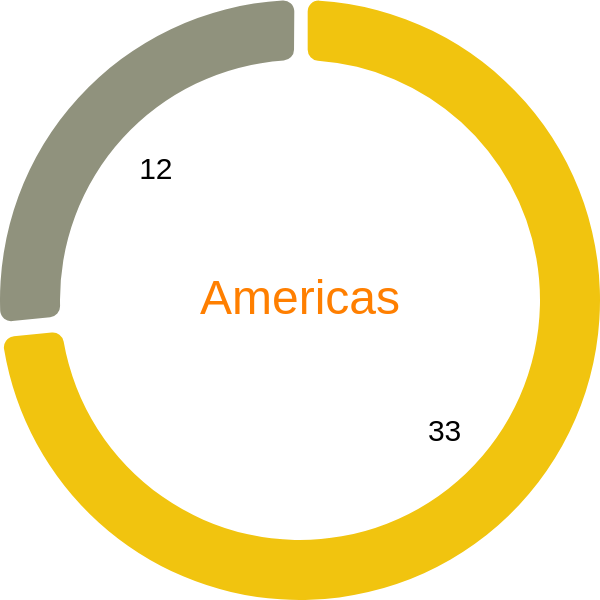

Write the Vega-Lite specification saved for this chart.
### Vega specification from a JSON file in a GitHub repository (floating-point values rounded to 4 significant figures)
{"$schema": "https://vega.github.io/schema/vega/v5.json", "description": "Donut Chart of Development Status in Americas", "width": 300, "height": 300, "autosize": "none", "signals": [{"name": "startAngle", "value": 0}, {"name": "endAngle", "value": 6.29}, {"name": "padAngle", "value": 0.04}, {"name": "innerRadius", "value": 120}, {"name": "cornerRadius", "value": 5.5}, {"name": "sort", "value": false}], "data": [{"name": "table", "values": [{"Region": "Developed", "Total_cases": 33}, {"Region": "Developing", "Total_cases": 12}], "transform": [{"type": "pie", "field": "Total_cases", "startAngle": {"signal": "startAngle"}, "endAngle": {"signal": "endAngle"}, "sort": {"signal": "sort"}}]}], "scales": [{"name": "color", "type": "ordinal", "domain": {"data": "table", "field": "Region"}, "range": ["#F1C40F", "#90927d"]}], "marks": [{"type": "arc", "from": {"data": "table"}, "encode": {"enter": {"fill": {"scale": "color", "field": "Region"}, "x": {"signal": "width / 2"}, "y": {"signal": "height / 2"}}, "update": {"startAngle": {"field": "startAngle"}, "endAngle": {"field": "endAngle"}, "padAngle": {"signal": "padAngle"}, "innerRadius": {"signal": "innerRadius"}, "outerRadius": {"signal": "width / 2"}, "cornerRadius": {"signal": "cornerRadius"}}}}, {"name": "mark_id", "type": "text", "from": {"data": "table"}, "encode": {"enter": {"text": {"signal": "if(datum['endAngle'] - datum['startAngle'] < 0.3, '', datum['Total_cases'])"}, "x": {"signal": "width / 2"}, "y": {"signal": "height / 2"}, "radius": {"signal": "width / 2 * 0.65"}, "theta": {"signal": "(datum['startAngle'] + datum['endAngle']) / 2"}, "fill": {"value": "black"}, "fontSize": {"value": 15}, "align": {"value": "center"}, "baseline": {"value": "middle"}}}}, {"type": "text", "encode": {"enter": {"x": {"signal": "width / 2"}, "y": {"signal": "height / 2"}, "text": {"value": "Americas"}, "fontSize": {"value": 24}, "align": {"value": "center"}, "baseline": {"value": "middle"}, "fill": {"value": "#ff7f00"}}}}]}
